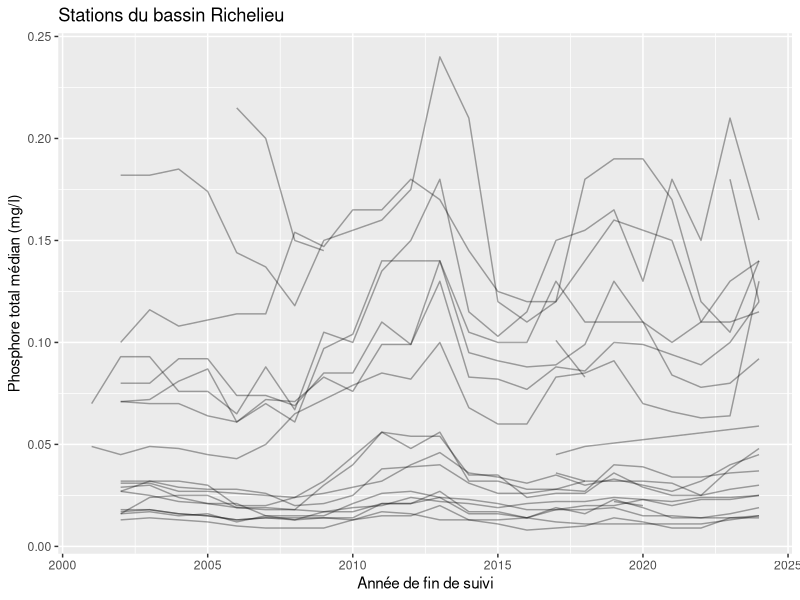

Source code (R):
# Mini-projet - Bassins versants et qualité de l'eau
# Ouvrir le projet RStudio de l’archive, puis exécuter ce script.
# Source : https://www.donneesquebec.ca/recherche/dataset/suivi-physicochimique-des-rivieres-et-du-fleuve
# Les données de classe sont figées; ce script ne les télécharge pas.

library(dplyr)
library(ggplot2)
library(readr)


stations <- read_csv(
  "data/processed/suivi-rivieres-fleuve/stations_qualite_eau_aires.csv",
  show_col_types = FALSE
)

stations_selection <- stations |>
  filter(!is.na(bv_n1m), bv_n1m == "Richelieu, Rivière")

print(stations_selection |>
  count(no_bqma, hydronyme, sort = TRUE))

print(stations_selection |>
  filter(!is.na(ptot_med_mgl)) |>
  ggplot(aes(x = annee, y = ptot_med_mgl, group = no_bqma)) +
  geom_line(alpha = 0.35) +
  labs(
    x = "Année de fin de suivi",
    y = "Phosphore total médian (mg/l)",
    title = "Stations du bassin Richelieu"
  ))

print(stations_selection |>
  distinct(no_bqma, hydronyme, latitude, longitude, pc_agricole) |>
  filter(!is.na(latitude), !is.na(longitude)))
